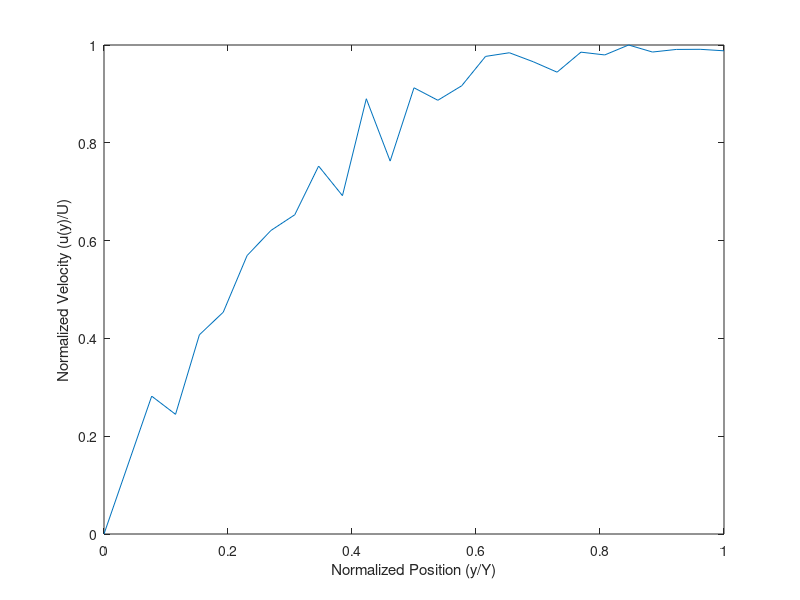

Recreate this plot in MATLAB.
clear all; clc;
[position Uvel Vvel] = ...
    textread('WaterVelocity.csv', '%f %f %f','delimiter', ',');

diameterOfSphereWater = .0665 * 2 * 100; %mm
maxDistanceMeasurment = -5.2; %mm
densityOfWater = 998.2071; %kg/m^3
viscosityOfWater = 1.002e-3; %Ns/m^2

Re = densityOfWater.*Vvel.*diameterOfSphereWater/viscosityOfWater;

freeStreamVel = max(Vvel);
normalPos = position/maxDistanceMeasurment;
normalVel = Vvel/freeStreamVel;

normalVel(end+1) = 0;
normalPos(end+1) = 0;

plot(normalPos, normalVel);
ylabel('Normalized Velocity (u(y)/U)');
xlabel('Normalized Position (y/Y)');
